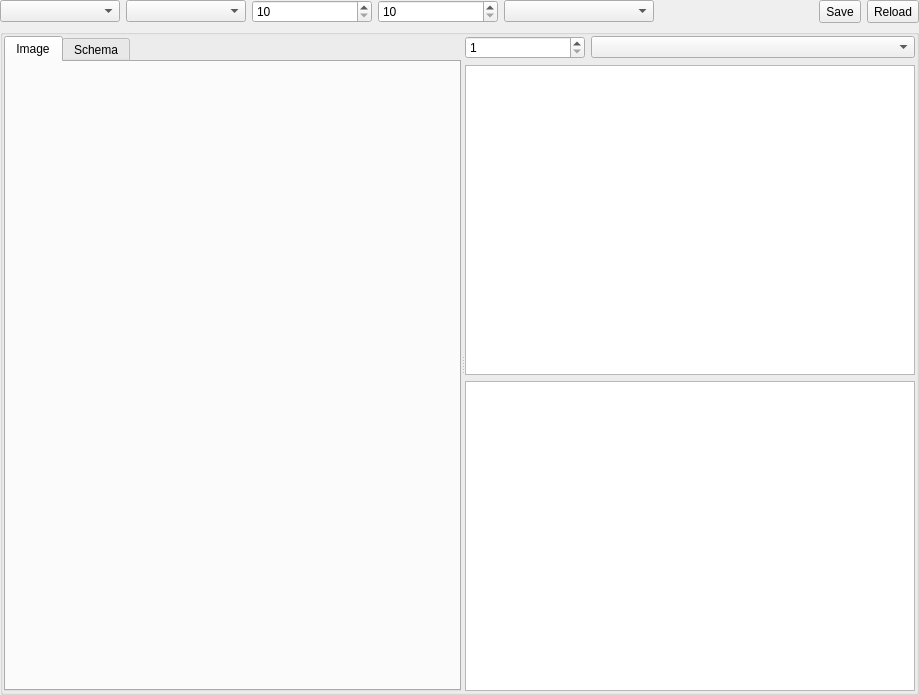
<?xml version="1.0" encoding="UTF-8"?>
<ui version="4.0">
 <class>XVisualizationWidget</class>
 <widget class="QWidget" name="XVisualizationWidget">
  <property name="geometry">
   <rect>
    <x>0</x>
    <y>0</y>
    <width>919</width>
    <height>695</height>
   </rect>
  </property>
  <property name="minimumSize">
   <size>
    <width>120</width>
    <height>0</height>
   </size>
  </property>
  <property name="windowTitle">
   <string>Form</string>
  </property>
  <layout class="QVBoxLayout" name="verticalLayout_3">
   <property name="leftMargin">
    <number>0</number>
   </property>
   <property name="topMargin">
    <number>0</number>
   </property>
   <property name="rightMargin">
    <number>0</number>
   </property>
   <property name="bottomMargin">
    <number>0</number>
   </property>
   <item>
    <layout class="QHBoxLayout" name="horizontalLayout">
     <item>
      <widget class="QComboBox" name="comboBoxType">
       <property name="minimumSize">
        <size>
         <width>120</width>
         <height>0</height>
        </size>
       </property>
      </widget>
     </item>
     <item>
      <widget class="QComboBox" name="comboBoxMapMode">
       <property name="minimumSize">
        <size>
         <width>120</width>
         <height>0</height>
        </size>
       </property>
      </widget>
     </item>
     <item>
      <widget class="QSpinBox" name="spinBoxWidth">
       <property name="minimumSize">
        <size>
         <width>120</width>
         <height>0</height>
        </size>
       </property>
       <property name="minimum">
        <number>10</number>
       </property>
       <property name="maximum">
        <number>1000</number>
       </property>
      </widget>
     </item>
     <item>
      <widget class="QSpinBox" name="spinBoxHeight">
       <property name="minimumSize">
        <size>
         <width>120</width>
         <height>0</height>
        </size>
       </property>
       <property name="minimum">
        <number>10</number>
       </property>
       <property name="maximum">
        <number>1000</number>
       </property>
      </widget>
     </item>
     <item>
      <widget class="XComboBoxEx" name="comboBoxMethods">
       <property name="minimumSize">
        <size>
         <width>150</width>
         <height>0</height>
        </size>
       </property>
      </widget>
     </item>
     <item>
      <spacer name="horizontalSpacer">
       <property name="orientation">
        <enum>Qt::Horizontal</enum>
       </property>
       <property name="sizeHint" stdset="0">
        <size>
         <width>40</width>
         <height>20</height>
        </size>
       </property>
      </spacer>
     </item>
     <item>
      <widget class="QToolButton" name="toolButtonVisualizationSave">
       <property name="sizePolicy">
        <sizepolicy hsizetype="Minimum" vsizetype="Minimum">
         <horstretch>0</horstretch>
         <verstretch>0</verstretch>
        </sizepolicy>
       </property>
       <property name="text">
        <string>Save</string>
       </property>
       <property name="toolButtonStyle">
        <enum>Qt::ToolButtonTextBesideIcon</enum>
       </property>
      </widget>
     </item>
     <item>
      <widget class="QToolButton" name="toolButtonVisualizationReload">
       <property name="sizePolicy">
        <sizepolicy hsizetype="Minimum" vsizetype="Minimum">
         <horstretch>0</horstretch>
         <verstretch>0</verstretch>
        </sizepolicy>
       </property>
       <property name="text">
        <string>Reload</string>
       </property>
       <property name="toolButtonStyle">
        <enum>Qt::ToolButtonTextBesideIcon</enum>
       </property>
      </widget>
     </item>
    </layout>
   </item>
   <item>
    <widget class="QGroupBox" name="groupBoxVisualization">
     <property name="sizePolicy">
      <sizepolicy hsizetype="Preferred" vsizetype="Expanding">
       <horstretch>0</horstretch>
       <verstretch>0</verstretch>
      </sizepolicy>
     </property>
     <property name="title">
      <string/>
     </property>
     <layout class="QVBoxLayout" name="verticalLayout_8">
      <property name="spacing">
       <number>1</number>
      </property>
      <property name="leftMargin">
       <number>1</number>
      </property>
      <property name="topMargin">
       <number>1</number>
      </property>
      <property name="rightMargin">
       <number>1</number>
      </property>
      <property name="bottomMargin">
       <number>1</number>
      </property>
      <item>
       <widget class="QSplitter" name="splitterVisualization">
        <property name="orientation">
         <enum>Qt::Horizontal</enum>
        </property>
        <widget class="QTabWidget" name="tabWidgetVisualization">
         <property name="sizePolicy">
          <sizepolicy hsizetype="Expanding" vsizetype="Expanding">
           <horstretch>0</horstretch>
           <verstretch>0</verstretch>
          </sizepolicy>
         </property>
         <property name="currentIndex">
          <number>0</number>
         </property>
         <widget class="QWidget" name="tabImage">
          <attribute name="title">
           <string>Image</string>
          </attribute>
          <layout class="QVBoxLayout" name="verticalLayout_4">
           <property name="leftMargin">
            <number>0</number>
           </property>
           <property name="topMargin">
            <number>0</number>
           </property>
           <property name="rightMargin">
            <number>0</number>
           </property>
           <property name="bottomMargin">
            <number>0</number>
           </property>
           <item>
            <widget class="XVisualizationImage" name="widgetImage" native="true"/>
           </item>
          </layout>
         </widget>
         <widget class="QWidget" name="tabSchema">
          <attribute name="title">
           <string>Schema</string>
          </attribute>
          <layout class="QVBoxLayout" name="verticalLayout">
           <property name="leftMargin">
            <number>0</number>
           </property>
           <property name="topMargin">
            <number>0</number>
           </property>
           <property name="rightMargin">
            <number>0</number>
           </property>
           <property name="bottomMargin">
            <number>0</number>
           </property>
           <item>
            <widget class="QGraphicsView" name="graphicsViewResult">
             <property name="sizePolicy">
              <sizepolicy hsizetype="Expanding" vsizetype="Expanding">
               <horstretch>0</horstretch>
               <verstretch>0</verstretch>
              </sizepolicy>
             </property>
            </widget>
           </item>
           <item>
            <widget class="QSlider" name="horizontalSliderZoom">
             <property name="orientation">
              <enum>Qt::Horizontal</enum>
             </property>
            </widget>
           </item>
          </layout>
         </widget>
        </widget>
        <widget class="QWidget" name="layoutWidget">
         <layout class="QVBoxLayout" name="verticalLayout_2">
          <item>
           <layout class="QHBoxLayout" name="horizontalLayout_2">
            <item>
             <widget class="QSpinBox" name="spinBoxBlockSize">
              <property name="sizePolicy">
               <sizepolicy hsizetype="Preferred" vsizetype="Fixed">
                <horstretch>0</horstretch>
                <verstretch>0</verstretch>
               </sizepolicy>
              </property>
              <property name="minimumSize">
               <size>
                <width>120</width>
                <height>0</height>
               </size>
              </property>
              <property name="minimum">
               <number>1</number>
              </property>
              <property name="maximum">
               <number>10</number>
              </property>
             </widget>
            </item>
            <item>
             <widget class="QComboBox" name="comboBoxMethod">
              <property name="sizePolicy">
               <sizepolicy hsizetype="Expanding" vsizetype="Fixed">
                <horstretch>0</horstretch>
                <verstretch>0</verstretch>
               </sizepolicy>
              </property>
             </widget>
            </item>
           </layout>
          </item>
          <item>
           <widget class="QListWidget" name="listWidgetRegions"/>
          </item>
          <item>
           <widget class="QListWidget" name="listWidgetHighlights"/>
          </item>
         </layout>
        </widget>
       </widget>
      </item>
     </layout>
    </widget>
   </item>
  </layout>
 </widget>
 <customwidgets>
  <customwidget>
   <class>XComboBoxEx</class>
   <extends>QComboBox</extends>
   <header>xcomboboxex.h</header>
  </customwidget>
  <customwidget>
   <class>XVisualizationImage</class>
   <extends>QWidget</extends>
   <header>xvisualizationimage.h</header>
   <container>1</container>
  </customwidget>
 </customwidgets>
 <resources/>
 <connections/>
</ui>
